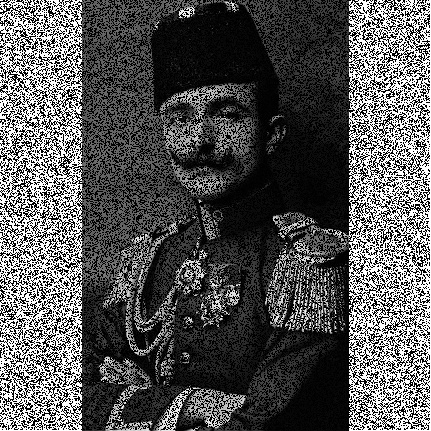
#> input picture salt.jpg, 431 x 431 px
$ python uygulama.py
#> lines starting #> are read from the running program, lines starting #| are printed output that depends on the picture
import cv2
import numpy as np
import matplotlib.pyplot as plt
a=cv2.imread('salt.jpg',0)
#> a is the input picture: shape (431, 431); min 0, max 255, mean 85.6
b=np.zeros((a.shape[0],1))
#> b = 431 values from 0 to 0
e=np.zeros((1,a.shape[1]+2))
c=np.append(a,b,axis=1)
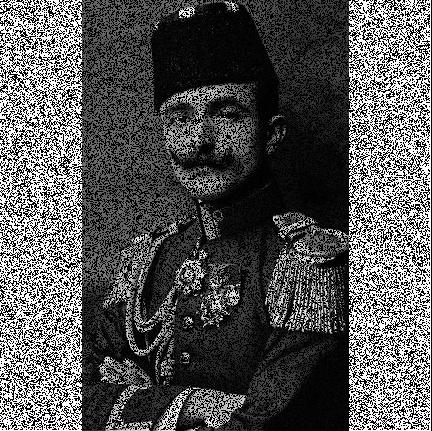
#> c: shape (431, 432) float64; min 0, max 255, mean 85.4
d=np.append(b,c,axis=1)
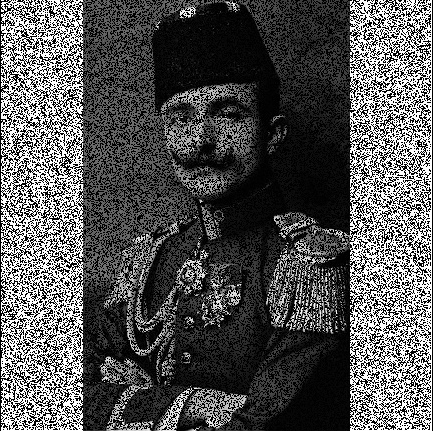
#> d: shape (431, 433) float64; min 0, max 255, mean 85.2
f=np.append(d,e,axis=0)
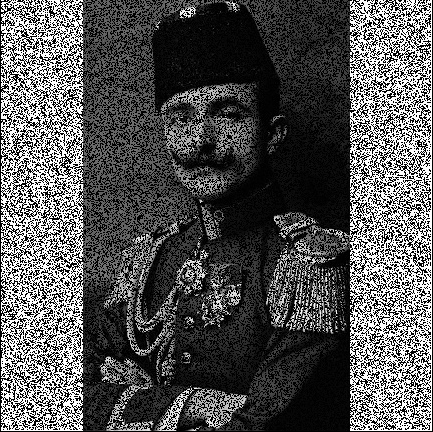
#> f: shape (432, 433) float64; min 0, max 255, mean 85
padding=np.append(e,f,axis=0)
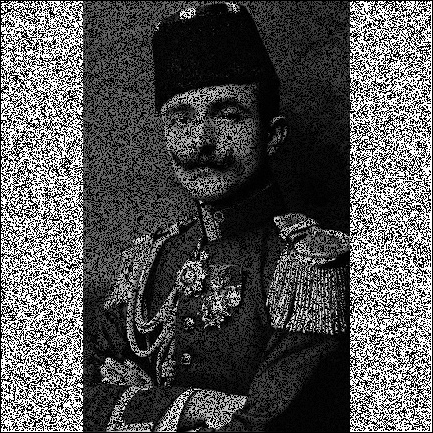
#> padding: shape (433, 433) float64; min 0, max 255, mean 84.8
cikis = np.empty(a.shape)

def max(img):
    for i in range((img.shape[0])):
        for j in range((img.shape[1])):
            filtre = ([padding[i - 1, j - 1], padding[i - 1, j], padding[i - 1, j + 1]],[padding[i, j - 1], padding[i, j], padding[i, j + 1]],[padding[i + 1, j - 1], padding[i + 1, j], padding[i + 1, j + 1]])
            deger = np.max(filtre)
            cikis[i, j] = deger
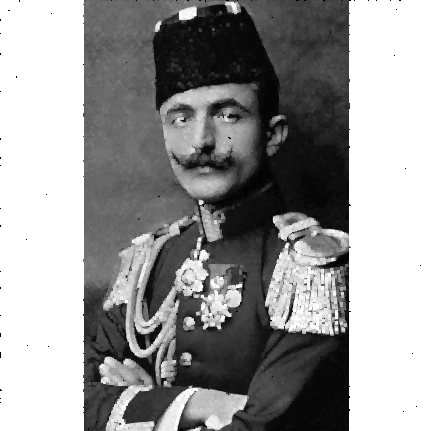
#> cikis: shape (431, 431) float64; min 0, max 255, mean 151
    temp_image = np.float64(np.copy(cikis))
    temp_image = cv2.normalize(temp_image, temp_image, 0, 255, cv2.NORM_MINMAX, dtype=-1)
    temp_image = temp_image.astype(np.uint8)
    plt.subplot(122), plt.imshow(temp_image, cmap='gray'), plt.title('cikis')
    plt.subplot(121), plt.imshow(a, cmap='gray'), plt.title('giris')
    plt.show()
def median(img):
    for i in range((img.shape[0])):
        for j in range((img.shape[1])):
            filtre = ([padding[i - 1, j - 1], padding[i - 1, j], padding[i - 1, j + 1]],[padding[i, j - 1], padding[i, j], padding[i, j + 1]],[padding[i + 1, j - 1], padding[i + 1, j], padding[i + 1, j + 1]])
            deger = np.median(filtre)
            cikis[i, j] = deger
    temp_image = np.float64(np.copy(cikis))
    temp_image = cv2.normalize(temp_image, temp_image, 0, 255, cv2.NORM_MINMAX, dtype=-1)
    temp_image = temp_image.astype(np.uint8)
    plt.subplot(122), plt.imshow(temp_image, cmap='gray'), plt.title('cikis')
    plt.subplot(121), plt.imshow(a, cmap='gray'), plt.title('giris')
    plt.show()
def sobel(img):
    for i in range((img.shape[0])):
        for j in range((img.shape[1])):
            gx = (padding[i - 1][j - 1] + 2 * padding[i][j - 1] + padding[i + 1][j - 1]) - (padding[i - 1][j + 1] + 2 * padding[i][j + 1] + padding[i + 1][j + 1])
            gy = (padding[i - 1][j - 1] + 2 * padding[i - 1][j] + padding[i - 1][j + 1]) - (padding[i + 1][j - 1] + 2 * padding[i + 1][j] + padding[i + 1][j + 1])
            cikis[i][j] = min(255, np.sqrt(gx ** 2 + gy ** 2))
    temp_image = np.float64(np.copy(cikis))
    temp_image = cv2.normalize(temp_image, temp_image, 0, 255, cv2.NORM_MINMAX, dtype=-1)
    temp_image = temp_image.astype(np.uint8)
    plt.subplot(122), plt.imshow(temp_image, cmap='gray'), plt.title('cikis')
    plt.subplot(121), plt.imshow(a, cmap='gray'), plt.title('giris')
    plt.show()
max(a)
#median(a)
#sobel(a)
